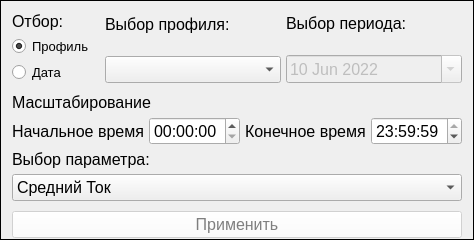
            <widget class="QFrame" name="ParamFrame">
             <property name="styleSheet">
              <string notr="true"/>
             </property>
             <property name="frameShape">
              <enum>QFrame::Box</enum>
             </property>
             <property name="frameShadow">
              <enum>QFrame::Plain</enum>
             </property>
             <layout class="QVBoxLayout" name="verticalLayout_3" stretch="1,1,1,1,1,0">
              <property name="spacing">
               <number>5</number>
              </property>
              <property name="bottomMargin">
               <number>1</number>
              </property>
              <item>
               <layout class="QHBoxLayout" name="horizontalLayout_7" stretch="1,2,2">
                <property name="bottomMargin">
                 <number>5</number>
                </property>
                <item>
                 <layout class="QVBoxLayout" name="verticalLayout_4">
                  <property name="spacing">
                   <number>5</number>
                  </property>
                  <item>
                   <widget class="QLabel" name="label_8">
                    <property name="font">
                     <font>
                      <pointsize>12</pointsize>
                     </font>
                    </property>
                    <property name="text">
                     <string>Отбор:</string>
                    </property>
                   </widget>
                  </item>
                  <item>
                   <widget class="QRadioButton" name="radioButton">
                    <property name="font">
                     <font>
                      <pointsize>10</pointsize>
                     </font>
                    </property>
                    <property name="text">
                     <string>Профиль</string>
                    </property>
                    <property name="checked">
                     <bool>true</bool>
                    </property>
                   </widget>
                  </item>
                  <item>
                   <widget class="QRadioButton" name="radioButton_2">
                    <property name="font">
                     <font>
                      <pointsize>10</pointsize>
                     </font>
                    </property>
                    <property name="text">
                     <string>Дата</string>
                    </property>
                    <property name="checked">
                     <bool>false</bool>
                    </property>
                   </widget>
                  </item>
                 </layout>
                </item>
                <item>
                 <layout class="QVBoxLayout" name="verticalLayout_7">
                  <property name="spacing">
                   <number>20</number>
                  </property>
                  <item>
                   <widget class="QLabel" name="label_2">
                    <property name="font">
                     <font>
                      <pointsize>12</pointsize>
                     </font>
                    </property>
                    <property name="text">
                     <string>Выбор профиля:</string>
                    </property>
                   </widget>
                  </item>
                  <item>
                   <widget class="QComboBox" name="comboBox_2">
                    <property name="enabled">
                     <bool>true</bool>
                    </property>
                    <property name="sizePolicy">
                     <sizepolicy hsizetype="Minimum" vsizetype="Minimum">
                      <horstretch>0</horstretch>
                      <verstretch>0</verstretch>
                     </sizepolicy>
                    </property>
                    <property name="font">
                     <font>
                      <pointsize>12</pointsize>
                     </font>
                    </property>
                    <property name="editable">
                     <bool>false</bool>
                    </property>
                    <property name="currentText">
                     <string/>
                    </property>
                    <property name="placeholderText">
                     <string/>
                    </property>
                   </widget>
                  </item>
                 </layout>
                </item>
                <item>
                 <layout class="QVBoxLayout" name="verticalLayout_5">
                  <property name="spacing">
                   <number>20</number>
                  </property>
                  <item>
                   <widget class="QLabel" name="label_4">
                    <property name="font">
                     <font>
                      <pointsize>12</pointsize>
                     </font>
                    </property>
                    <property name="text">
                     <string>Выбор периода:</string>
                    </property>
                   </widget>
                  </item>
                  <item>
                   <widget class="QDateEdit" name="dateEdit">
                    <property name="enabled">
                     <bool>false</bool>
                    </property>
                    <property name="sizePolicy">
                     <sizepolicy hsizetype="Preferred" vsizetype="Preferred">
                      <horstretch>0</horstretch>
                      <verstretch>0</verstretch>
                     </sizepolicy>
                    </property>
                    <property name="font">
                     <font>
                      <pointsize>12</pointsize>
                     </font>
                    </property>
                    <property name="calendarPopup">
                     <bool>true</bool>
                    </property>
                    <property name="date">
                     <date>
                      <year>2022</year>
                      <month>6</month>
                      <day>10</day>
                     </date>
                    </property>
                   </widget>
                  </item>
                 </layout>
                </item>
               </layout>
              </item>
              <item>
               <widget class="QLabel" name="label_30">
                <property name="font">
                 <font>
                  <pointsize>12</pointsize>
                 </font>
                </property>
                <property name="text">
                 <string>Масштабирование</string>
                </property>
               </widget>
              </item>
              <item>
               <layout class="QHBoxLayout" name="horizontalLayout">
                <item>
                 <widget class="QLabel" name="label_32">
                  <property name="font">
                   <font>
                    <pointsize>12</pointsize>
                   </font>
                  </property>
                  <property name="text">
                   <string>Начальное время</string>
                  </property>
                 </widget>
                </item>
                <item>
                 <widget class="QTimeEdit" name="timeEdit">
                  <property name="font">
                   <font>
                    <pointsize>12</pointsize>
                   </font>
                  </property>
                  <property name="displayFormat">
                   <string>HH:mm:ss</string>
                  </property>
                 </widget>
                </item>
                <item>
                 <widget class="QLabel" name="label_31">
                  <property name="font">
                   <font>
                    <pointsize>12</pointsize>
                   </font>
                  </property>
                  <property name="text">
                   <string>Конечное время</string>
                  </property>
                 </widget>
                </item>
                <item>
                 <widget class="QTimeEdit" name="timeEdit_2">
                  <property name="font">
                   <font>
                    <pointsize>12</pointsize>
                   </font>
                  </property>
                  <property name="displayFormat">
                   <string>HH:mm:ss</string>
                  </property>
                  <property name="time">
                   <time>
                    <hour>23</hour>
                    <minute>59</minute>
                    <second>59</second>
                   </time>
                  </property>
                 </widget>
                </item>
               </layout>
              </item>
              <item>
               <widget class="QLabel" name="label_3">
                <property name="font">
                 <font>
                  <pointsize>12</pointsize>
                 </font>
                </property>
                <property name="text">
                 <string>Выбор параметра:</string>
                </property>
               </widget>
              </item>
              <item>
               <layout class="QVBoxLayout" name="ChangeParamLayout" stretch="1">
                <property name="spacing">
                 <number>12</number>
                </property>
                <property name="bottomMargin">
                 <number>5</number>
                </property>
                <item>
                 <widget class="QComboBox" name="comboBox">
                  <property name="enabled">
                   <bool>true</bool>
                  </property>
                  <property name="sizePolicy">
                   <sizepolicy hsizetype="Minimum" vsizetype="Minimum">
                    <horstretch>0</horstretch>
                    <verstretch>0</verstretch>
                   </sizepolicy>
                  </property>
                  <property name="font">
                   <font>
                    <pointsize>12</pointsize>
                   </font>
                  </property>
                  <item>
                   <property name="text">
                    <string>Средний Ток</string>
                   </property>
                  </item>
                  <item>
                   <property name="text">
                    <string>Максимальный Ток</string>
                   </property>
                  </item>
                  <item>
                   <property name="text">
                    <string>Средняя мощность</string>
                   </property>
                  </item>
                  <item>
                   <property name="text">
                    <string>Максимальная мощность</string>
                   </property>
                  </item>
                  <item>
                   <property name="text">
                    <string>Средняя вибрация</string>
                   </property>
                  </item>
                  <item>
                   <property name="text">
                    <string>Максимальная вибрация</string>
                   </property>
                  </item>
                  <item>
                   <property name="text">
                    <string>Паузы перед резами</string>
                   </property>
                  </item>
                  <item>
                   <property name="text">
                    <string>Время цикла</string>
                   </property>
                  </item>
                  <item>
                   <property name="text">
                    <string>Время реза</string>
                   </property>
                  </item>
                  <item>
                   <property name="text">
                    <string>Скорость вращения диска</string>
                   </property>
                  </item>
                  <item>
                   <property name="text">
                    <string>Диаметр диска</string>
                   </property>
                  </item>
                 </widget>
                </item>
               </layout>
              </item>
              <item>
               <widget class="QPushButton" name="btnSaveMas">
                <property name="enabled">
                 <bool>false</bool>
                </property>
                <property name="sizePolicy">
                 <sizepolicy hsizetype="Minimum" vsizetype="Minimum">
                  <horstretch>0</horstretch>
                  <verstretch>0</verstretch>
                 </sizepolicy>
                </property>
                <property name="palette">
                 <palette>
                  <active>
                   <colorrole role="WindowText">
                    <brush brushstyle="SolidPattern">
                     <color alpha="255">
                      <red>0</red>
                      <green>0</green>
                      <blue>0</blue>
                     </color>
                    </brush>
                   </colorrole>
                   <colorrole role="Button">
                    <brush brushstyle="SolidPattern">
                     <color alpha="255">
                      <red>255</red>
                      <green>255</green>
                      <blue>255</blue>
                     </color>
                    </brush>
                   </colorrole>
                   <colorrole role="Light">
                    <brush brushstyle="SolidPattern">
                     <color alpha="255">
                      <red>255</red>
                      <green>255</green>
                      <blue>255</blue>
                     </color>
                    </brush>
                   </colorrole>
                   <colorrole role="Midlight">
                    <brush brushstyle="SolidPattern">
                     <color alpha="255">
                      <red>255</red>
                      <green>255</green>
                      <blue>255</blue>
                     </color>
                    </brush>
                   </colorrole>
                   <colorrole role="Dark">
                    <brush brushstyle="SolidPattern">
                     <color alpha="255">
                      <red>127</red>
                      <green>127</green>
                      <blue>127</blue>
                     </color>
                    </brush>
                   </colorrole>
                   <colorrole role="Mid">
                    <brush brushstyle="SolidPattern">
                     <color alpha="255">
                      <red>170</red>
                      <green>170</green>
                      <blue>170</blue>
                     </color>
                    </brush>
                   </colorrole>
                   <colorrole role="Text">
                    <brush brushstyle="SolidPattern">
                     <color alpha="255">
                      <red>0</red>
                      <green>0</green>
                      <blue>0</blue>
                     </color>
                    </brush>
                   </colorrole>
                   <colorrole role="BrightText">
                    <brush brushstyle="SolidPattern">
                     <color alpha="255">
                      <red>255</red>
                      <green>255</green>
                      <blue>255</blue>
                     </color>
                    </brush>
                   </colorrole>
                   <colorrole role="ButtonText">
                    <brush brushstyle="SolidPattern">
                     <color alpha="255">
                      <red>0</red>
                      <green>0</green>
                      <blue>0</blue>
                     </color>
                    </brush>
                   </colorrole>
                   <colorrole role="Base">
                    <brush brushstyle="SolidPattern">
                     <color alpha="255">
                      <red>255</red>
                      <green>255</green>
                      <blue>255</blue>
                     </color>
                    </brush>
                   </colorrole>
                   <colorrole role="Window">
                    <brush brushstyle="SolidPattern">
                     <color alpha="255">
                      <red>255</red>
                      <green>255</green>
                      <blue>255</blue>
                     </color>
                    </brush>
                   </colorrole>
                   <colorrole role="Shadow">
                    <brush brushstyle="SolidPattern">
                     <color alpha="255">
                      <red>0</red>
                      <green>0</green>
                      <blue>0</blue>
                     </color>
                    </brush>
                   </colorrole>
                   <colorrole role="AlternateBase">
                    <brush brushstyle="SolidPattern">
                     <color alpha="255">
                      <red>255</red>
                      <green>255</green>
                      <blue>255</blue>
                     </color>
                    </brush>
                   </colorrole>
                   <colorrole role="ToolTipBase">
                    <brush brushstyle="SolidPattern">
                     <color alpha="255">
                      <red>255</red>
                      <green>255</green>
                      <blue>220</blue>
                     </color>
                    </brush>
                   </colorrole>
                   <colorrole role="ToolTipText">
                    <brush brushstyle="SolidPattern">
                     <color alpha="255">
                      <red>0</red>
                      <green>0</green>
                      <blue>0</blue>
                     </color>
                    </brush>
                   </colorrole>
                   <colorrole role="PlaceholderText">
                    <brush brushstyle="SolidPattern">
                     <color alpha="128">
                      <red>0</red>
                      <green>0</green>
                      <blue>0</blue>
                     </color>
                    </brush>
                   </colorrole>
                  </active>
                  <inactive>
                   <colorrole role="WindowText">
                    <brush brushstyle="SolidPattern">
                     <color alpha="255">
                      <red>0</red>
                      <green>0</green>
                      <blue>0</blue>
                     </color>
                    </brush>
                   </colorrole>
                   <colorrole role="Button">
                    <brush brushstyle="SolidPattern">
                     <color alpha="255">
                      <red>255</red>
                      <green>255</green>
                      <blue>255</blue>
                     </color>
                    </brush>
                   </colorrole>
                   <colorrole role="Light">
                    <brush brushstyle="SolidPattern">
                     <color alpha="255">
                      <red>255</red>
                      <green>255</green>
                      <blue>255</blue>
                     </color>
                    </brush>
                   </colorrole>
                   <colorrole role="Midlight">
                    <brush brushstyle="SolidPattern">
                     <color alpha="255">
                      <red>255</red>
                      <green>255</green>
                      <blue>255</blue>
                     </color>
                    </brush>
                   </colorrole>
                   <colorrole role="Dark">
                    <brush brushstyle="SolidPattern">
                     <color alpha="255">
                      <red>127</red>
                      <green>127</green>
                      <blue>127</blue>
                     </color>
                    </brush>
                   </colorrole>
                   <colorrole role="Mid">
                    <brush brushstyle="SolidPattern">
                     <color alpha="255">
                      <red>170</red>
                      <green>170</green>
                      <blue>170</blue>
                     </color>
                    </brush>
                   </colorrole>
                   <colorrole role="Text">
                    <brush brushstyle="SolidPattern">
                     <color alpha="255">
                      <red>0</red>
                      <green>0</green>
                      <blue>0</blue>
                     </color>
                    </brush>
                   </colorrole>
                   <colorrole role="BrightText">
                    <brush brushstyle="SolidPattern">
                     <color alpha="255">
                      <red>255</red>
                      <green>255</green>
                      <blue>255</blue>
                     </color>
                    </brush>
                   </colorrole>
                   <colorrole role="ButtonText">
                    <brush brushstyle="SolidPattern">
                     <color alpha="255">
                      <red>0</red>
                      <green>0</green>
                      <blue>0</blue>
                     </color>
                    </brush>
                   </colorrole>
                   <colorrole role="Base">
                    <brush brushstyle="SolidPattern">
                     <color alpha="255">
                      <red>255</red>
                      <green>255</green>
                      <blue>255</blue>
                     </color>
                    </brush>
                   </colorrole>
                   <colorrole role="Window">
                    <brush brushstyle="SolidPattern">
                     <color alpha="255">
                      <red>255</red>
                      <green>255</green>
                      <blue>255</blue>
                     </color>
                    </brush>
                   </colorrole>
                   <colorrole role="Shadow">
                    <brush brushstyle="SolidPattern">
                     <color alpha="255">
                      <red>0</red>
                      <green>0</green>
                      <blue>0</blue>
                     </color>
                    </brush>
                   </colorrole>
                   <colorrole role="AlternateBase">
                    <brush brushstyle="SolidPattern">
                     <color alpha="255">
                      <red>255</red>
                      <green>255</green>
                      <blue>255</blue>
                     </color>
                    </brush>
                   </colorrole>
                   <colorrole role="ToolTipBase">
                    <brush brushstyle="SolidPattern">
                     <color alpha="255">
                      <red>255</red>
                      <green>255</green>
                      <blue>220</blue>
                     </color>
                    </brush>
                   </colorrole>
                   <colorrole role="ToolTipText">
                    <brush brushstyle="SolidPattern">
                     <color alpha="255">
                      <red>0</red>
                      <green>0</green>
                      <blue>0</blue>
                     </color>
                    </brush>
                   </colorrole>
                   <colorrole role="PlaceholderText">
                    <brush brushstyle="SolidPattern">
                     <color alpha="128">
                      <red>0</red>
                      <green>0</green>
                      <blue>0</blue>
                     </color>
                    </brush>
                   </colorrole>
                  </inactive>
                  <disabled>
                   <colorrole role="WindowText">
                    <brush brushstyle="SolidPattern">
                     <color alpha="255">
                      <red>127</red>
                      <green>127</green>
                      <blue>127</blue>
                     </color>
                    </brush>
                   </colorrole>
                   <colorrole role="Button">
                    <brush brushstyle="SolidPattern">
                     <color alpha="255">
                      <red>255</red>
                      <green>255</green>
                      <blue>255</blue>
                     </color>
                    </brush>
                   </colorrole>
                   <colorrole role="Light">
                    <brush brushstyle="SolidPattern">
                     <color alpha="255">
                      <red>255</red>
                      <green>255</green>
                      <blue>255</blue>
                     </color>
                    </brush>
                   </colorrole>
                   <colorrole role="Midlight">
                    <brush brushstyle="SolidPattern">
                     <color alpha="255">
                      <red>255</red>
                      <green>255</green>
                      <blue>255</blue>
                     </color>
                    </brush>
                   </colorrole>
                   <colorrole role="Dark">
                    <brush brushstyle="SolidPattern">
                     <color alpha="255">
                      <red>127</red>
                      <green>127</green>
                      <blue>127</blue>
                     </color>
                    </brush>
                   </colorrole>
                   <colorrole role="Mid">
                    <brush brushstyle="SolidPattern">
                     <color alpha="255">
                      <red>170</red>
                      <green>170</green>
                      <blue>170</blue>
                     </color>
                    </brush>
                   </colorrole>
                   <colorrole role="Text">
                    <brush brushstyle="SolidPattern">
                     <color alpha="255">
                      <red>127</red>
                      <green>127</green>
                      <blue>127</blue>
                     </color>
                    </brush>
                   </colorrole>
                   <colorrole role="BrightText">
                    <brush brushstyle="SolidPattern">
                     <color alpha="255">
                      <red>255</red>
                      <green>255</green>
                      <blue>255</blue>
                     </color>
                    </brush>
                   </colorrole>
                   <colorrole role="ButtonText">
                    <brush brushstyle="SolidPattern">
                     <color alpha="255">
                      <red>127</red>
                      <green>127</green>
                      <blue>127</blue>
                     </color>
                    </brush>
                   </colorrole>
                   <colorrole role="Base">
                    <brush brushstyle="SolidPattern">
                     <color alpha="255">
                      <red>255</red>
                      <green>255</green>
                      <blue>255</blue>
                     </color>
                    </brush>
                   </colorrole>
                   <colorrole role="Window">
                    <brush brushstyle="SolidPattern">
                     <color alpha="255">
                      <red>255</red>
                      <green>255</green>
                      <blue>255</blue>
                     </color>
                    </brush>
                   </colorrole>
                   <colorrole role="Shadow">
                    <brush brushstyle="SolidPattern">
                     <color alpha="255">
                      <red>0</red>
                      <green>0</green>
                      <blue>0</blue>
                     </color>
                    </brush>
                   </colorrole>
                   <colorrole role="AlternateBase">
                    <brush brushstyle="SolidPattern">
                     <color alpha="255">
                      <red>255</red>
                      <green>255</green>
                      <blue>255</blue>
                     </color>
                    </brush>
                   </colorrole>
                   <colorrole role="ToolTipBase">
                    <brush brushstyle="SolidPattern">
                     <color alpha="255">
                      <red>255</red>
                      <green>255</green>
                      <blue>220</blue>
                     </color>
                    </brush>
                   </colorrole>
                   <colorrole role="ToolTipText">
                    <brush brushstyle="SolidPattern">
                     <color alpha="255">
                      <red>0</red>
                      <green>0</green>
                      <blue>0</blue>
                     </color>
                    </brush>
                   </colorrole>
                   <colorrole role="PlaceholderText">
                    <brush brushstyle="SolidPattern">
                     <color alpha="128">
                      <red>0</red>
                      <green>0</green>
                      <blue>0</blue>
                     </color>
                    </brush>
                   </colorrole>
                  </disabled>
                 </palette>
                </property>
                <property name="font">
                 <font>
                  <pointsize>12</pointsize>
                 </font>
                </property>
                <property name="styleSheet">
                 <string notr="true"/>
                </property>
                <property name="text">
                 <string>Применить</string>
                </property>
               </widget>
              </item>
             </layout>
            </widget>
